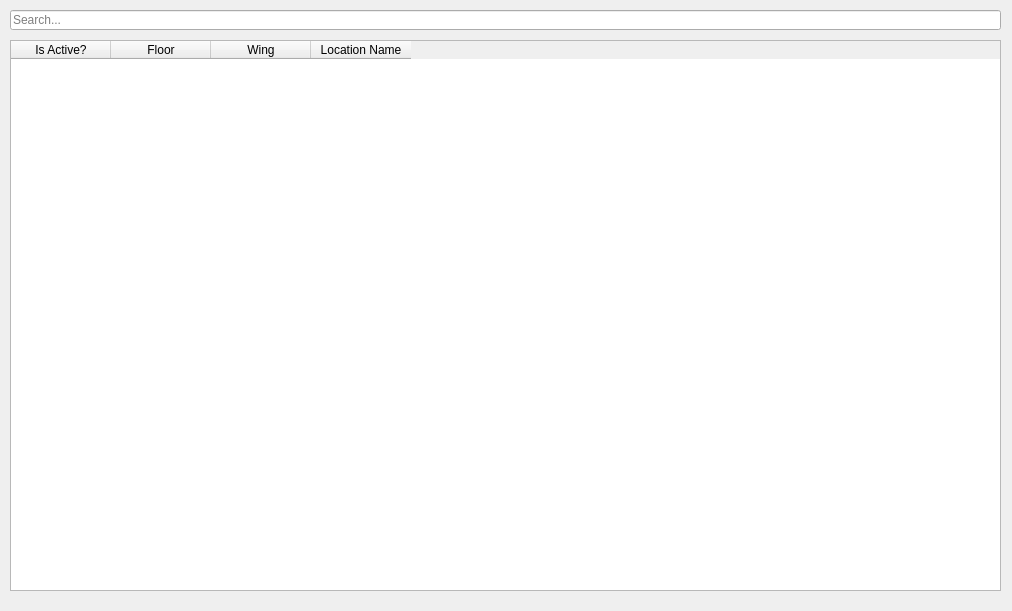
<?xml version="1.0" encoding="UTF-8"?>
<ui version="4.0">
 <class>Dialog</class>
 <widget class="QDialog" name="Dialog">
  <property name="windowModality">
   <enum>Qt::ApplicationModal</enum>
  </property>
  <property name="geometry">
   <rect>
    <x>0</x>
    <y>0</y>
    <width>1012</width>
    <height>611</height>
   </rect>
  </property>
  <property name="windowTitle">
   <string>Dialog</string>
  </property>
  <widget class="QLineEdit" name="search">
   <property name="geometry">
    <rect>
     <x>10</x>
     <y>10</y>
     <width>991</width>
     <height>20</height>
    </rect>
   </property>
   <property name="placeholderText">
    <string>Search...</string>
   </property>
  </widget>
  <widget class="QTableWidget" name="log">
   <property name="geometry">
    <rect>
     <x>10</x>
     <y>40</y>
     <width>991</width>
     <height>551</height>
    </rect>
   </property>
   <column>
    <property name="text">
     <string>Is Active?</string>
    </property>
   </column>
   <column>
    <property name="text">
     <string>Floor</string>
    </property>
   </column>
   <column>
    <property name="text">
     <string>Wing</string>
    </property>
   </column>
   <column>
    <property name="text">
     <string>Location Name</string>
    </property>
   </column>
  </widget>
 </widget>
 <resources/>
 <connections/>
</ui>
